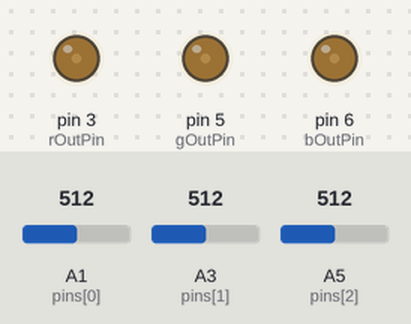
The sketch below on a simulated Arduino Uno, built with avr-gcc and run on an emulated ATmega328P. Parts: output pins drawn as LEDs (lit = HIGH). The inputs (shaded band) are chosen by the test bench; at power-on: A1 (pins[0]) = 512, A3 (pins[1]) = 512, A5 (pins[2]) = 512. What the sketch prints to the serial monitor is not drawn.

Above: at 1.2 s.
1.3 s: A1 (pins[0]) set to 900
At 1.46 s:
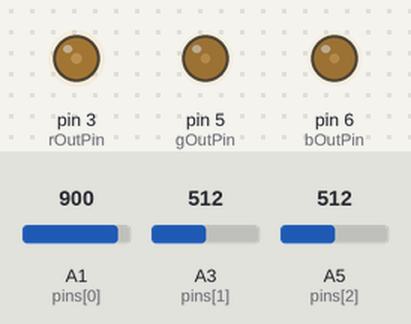
3.2 s: A3 (pins[1]) set to 0
At 3.35 s:
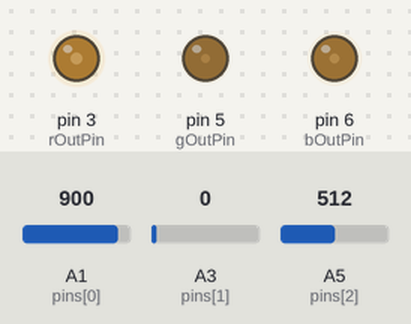
5.1 s: A5 (pins[2]) set to 1023
At 5.25 s:
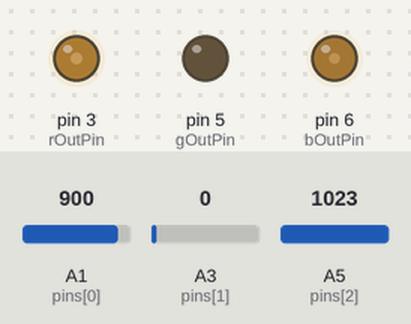
6.9 s: A3 (pins[1]) set to 122
At 7.07 s:
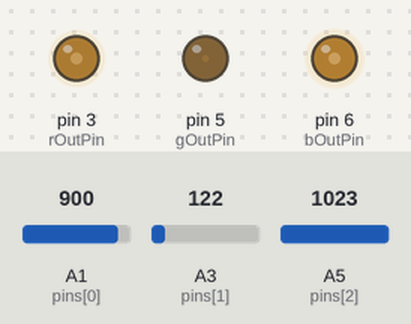
8.7 s: A1 (pins[0]) set to 306
At 8.86 s:
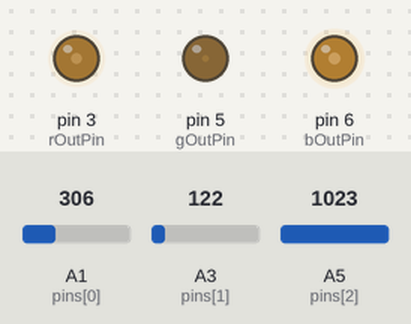
10.6 s: A5 (pins[2]) set to 0
At 10.76 s:
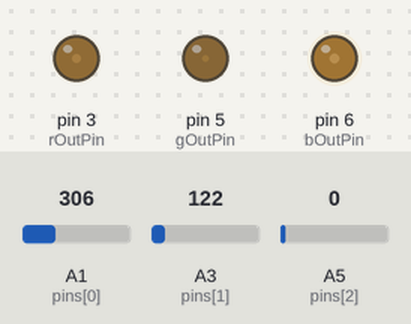
Timing chart, 0 to 13.5 s (numbered marks = the images above; inputs shaded):
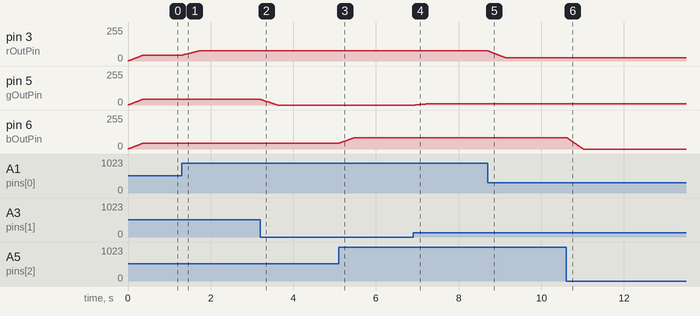

Measured:
- after the input at 1.3 s, pin 3 (rOutPin): moves from 43/255 to 76/255 over 0.41 s, starting at once
- after the input at 3.2 s, pin 5 (gOutPin): moves from 43/255 to 0/255 over 0.40 s, starting at once
- after the input at 5.1 s, pin 6 (bOutPin): moves from 43/255 to 86/255 over 0.38 s, starting at once
- after the input at 6.9 s, pin 5 (gOutPin): moves from 0/255 to 10/255 over 0.34 s, starting after 0.05 s
- after the input at 8.7 s, pin 3 (rOutPin): moves from 76/255 to 25/255 over 0.41 s, starting at once
- after the input at 10.6 s, pin 6 (bOutPin): moves from 86/255 to 0/255 over 0.41 s, starting at once

The sketch:

Car_lights.ino
```cpp
int const rPotPin = A5;
int const gPotPin = A3;
int const bPotPin = A1;
int const pins[3] = {A1,A3,A5};

const int numReadings = 100;
int Potreadings[3][numReadings];      // the readings from the analog input
int readIndex = 0;                   // the index of the current reading
int total[3] = {0};                      // the running total
int RGBval[3] = {0};

int const rOutPin = 3;
int const gOutPin = 5;
int const bOutPin = 6;

void setup()
{
  pinMode(rOutPin, OUTPUT);
  pinMode(gOutPin, OUTPUT);
  pinMode(bOutPin, OUTPUT);
  Serial.begin(9600);
}

void loop()
{
  for(int x=0; x<3; x++)
  {
    // subtract the last reading:
    total[x] = total[x] - Potreadings[x][readIndex];
    // read from the sensor:
    Potreadings[x][readIndex] = analogRead(pins[x])/4;
    // add the reading to the total:
    total[x] = total[x] + Potreadings[x][readIndex];
    // advance to the next position in the array:
    readIndex = readIndex + 1;
  }

  // if we're at the end of the array...
  if (readIndex >= numReadings) {
    // ...wrap around to the beginning:
    readIndex = 0;
  }

  for(int x=0; x<3; x++)
  {
    // calculate the average:
    RGBval[x] = total[x] / numReadings;
  }

  //Write output values to RGB strip
  analogWrite(rOutPin, RGBval[0]);
  analogWrite(gOutPin, RGBval[1]);
  analogWrite(bOutPin, RGBval[2]);
  Serial.println(RGBval[0]);
  Serial.println(RGBval[1]);
  Serial.println(RGBval[2]);

  delay(10);        // delay in between reads for stability
}
```
